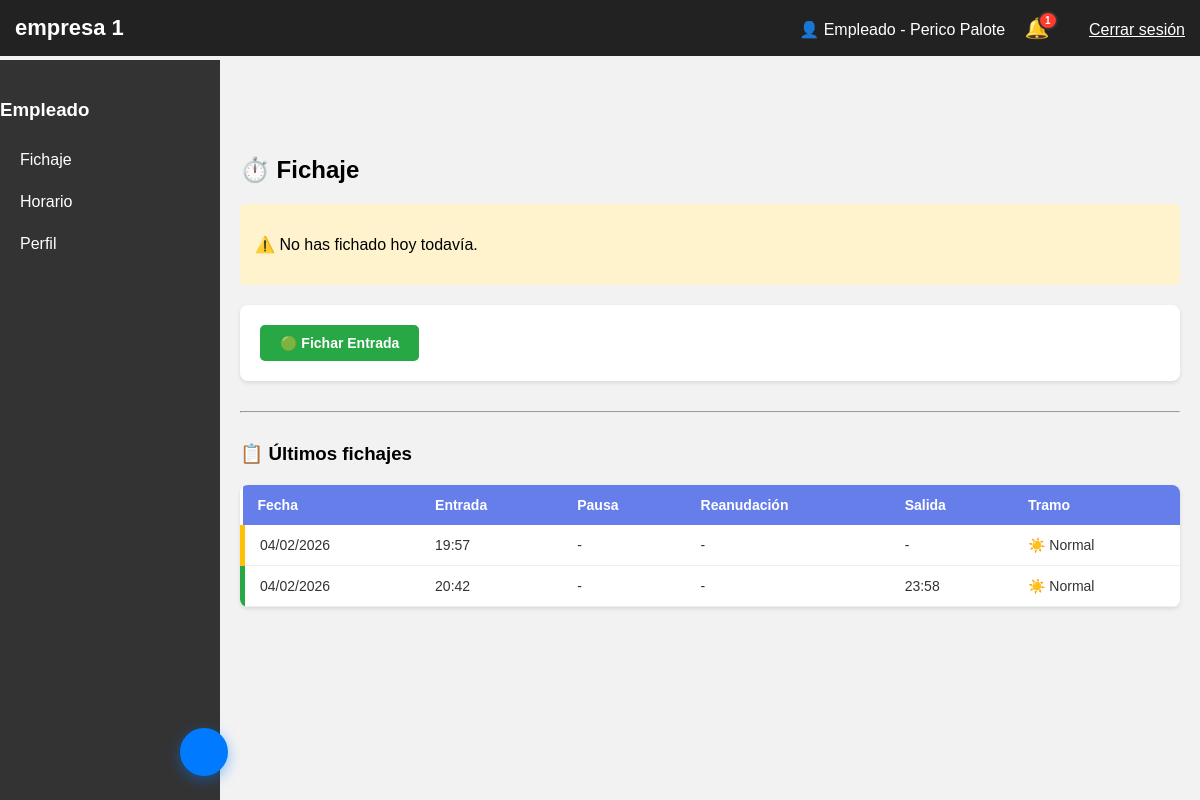
/panel.php (signed in), run on the app's committed database.
### tables this page shows
CREATE TABLE `fichaje` (
  `id_fichaje` int(11) NOT NULL,
  `id_usuario` int(11) NOT NULL,
  `fecha` date NOT NULL,
  `hora_entrada` time DEFAULT NULL,
  `hora_pausa` time DEFAULT NULL,
  `hora_reanudacion` time DEFAULT NULL,
  `hora_salida` time DEFAULT NULL,
  `tipo` varchar(50) DEFAULT NULL,
  `observaciones` text DEFAULT NULL
);

### secciones/fichaje.php (the view, shortened to what this page needs)
<link rel="stylesheet" href="css/fichaje.css">
<?php
$tienePartidaM = false;
$tienePartidaT = false;
$hiM = $hfM = $hiT = $hfT = null;
$esPartida = $tienePartidaM || $tienePartidaT;
$sqlF = "SELECT * FROM FICHAJE WHERE id_usuario = :idu AND fecha = CURDATE() ORDER BY id_fichaje ASC";
$stmtF = $pdo->prepare($sqlF);
$stmtF->execute(['idu' => $usuario['id']]);
$fichajesHoy = $stmtF->fetchAll(PDO::FETCH_ASSOC);
$fichajeHoy   = $fichajesHoy[0] ?? null;
$fichajeTarde = $fichajesHoy[1] ?? null;
$mostrarEntrada  = !$fichajeHoy || $fichajeHoy['hora_salida'] !== null;
$mananaCerrado   = $fichajeHoy && $fichajeHoy['hora_salida'] !== null;
$pMostrarEntM    = !$fichajeHoy;
$pMostrarSalM    = $fichajeHoy && $fichajeHoy['hora_entrada'] !== null && $fichajeHoy['hora_salida'] === null;
$pMostrarEntT    = $mananaCerrado && (!$fichajeTarde || $fichajeTarde['hora_salida'] !== null);
$pMostrarSalT    = $fichajeTarde && $fichajeTarde['hora_entrada'] !== null && $fichajeTarde['hora_salida'] === null;
$jornadaCompleta = $mananaCerrado && $fichajeTarde && $fichajeTarde['hora_salida'] !== null;
$ip_usuario = $_SERVER['REMOTE_ADDR'];
$acceso_permitido = (
    $ip_usuario === IP_OFICINA ||
    strpos($ip_usuario, RANGO_LOCAL) === 0 ||
    $ip_usuario === '127.0.0.1' ||
    $ip_usuario === '::1'
);
?>
<h2>⏱️ Fichaje</h2>
<?php if ($esPartida): ?>
    <!-- ======================================
         JORNADA PARTIDA
    ======================================= -->
    <div style="background:#e8eaf6;border-left:4px solid #3f51b5;padding:15px;border-radius:5px;margin-bottom:15px;">
        <p><strong>📋 Hoy tienes una <u>jornada partida</u></strong></p>
        <?php if ($tienePartidaM): ?>
            <p>🌅 Mañana: <strong><?= substr($hiM,0,5) ?> – <?= substr($hfM,0,5) ?></strong></p>
        <?php endif; ?>
        <?php if ($tienePartidaT): ?>
            <p>🌆 Tarde: <strong><?= substr($hiT,0,5) ?> – <?= substr($hfT,0,5) ?></strong></p>
        <?php endif; ?>
    </div>
    <div style="display:grid;grid-template-columns:1fr 1fr;gap:10px;margin-bottom:20px;">
        <div style="background:#f0f4ff;padding:15px;border-radius:5px;">
            <p><strong>🌅 Tramo Mañana</strong></p>
            <?php if ($fichajeHoy): ?>
                <p>▶️ Entrada: <strong><?= substr($fichajeHoy['hora_entrada'],0,5) ?? '-' ?></strong></p>
                <p>🏁 Salida: <strong><?= $fichajeHoy['hora_salida'] ? substr($fichajeHoy['hora_salida'],0,5) : '—' ?></strong></p>
            <?php else: ?>
                <p style="color:#888;">Sin fichar</p>
            <?php endif; ?>
        </div>
        <div style="background:#fce4ec;padding:15px;border-radius:5px;">
            <p><strong>🌆 Tramo Tarde</strong></p>
            <?php if ($fichajeTarde): ?>
                <p>▶️ Entrada: <strong><?= substr($fichajeTarde['hora_entrada'],0,5) ?? '-' ?></strong></p>
                <p>🏁 Salida: <strong><?= $fichajeTarde['hora_salida'] ? substr($fichajeTarde['hora_salida'],0,5) : '—' ?></strong></p>
            <?php else: ?>
                <p style="color:#888;">Sin fichar</p>
            <?php endif; ?>
        </div>
    </div>
    <div class="fichaje-panel">
        <?php if ($acceso_permitido): ?>
            <form action="secciones/fichaje_accion.php" method="POST">
                <?php if ($jornadaCompleta): ?>
                    <p style="color:#28a745;font-weight:bold;padding:10px;">✅ Jornada partida completada</p>
                <?php else: ?>
                    <?php if ($pMostrarEntM): ?>
                        <button type="submit" name="accion" value="entrada" class="btn-fichaje btn-entrada">🟢 Entrada Mañana</button>
                    <?php endif; ?>
                    <?php if ($pMostrarSalM): ?>
                        <button type="submit" name="accion" value="salida" class="btn-fichaje btn-salida">🔴 Salida Mañana</button>
                    <?php endif; ?>
                    <?php if ($pMostrarEntT): ?>
                        <button type="submit" name="accion" value="entrada_tarde" class="btn-fichaje btn-reanudar" style="background:#3f51b5;">🟣 Entrada Tarde</button>
                    <?php endif; ?>
                    <?php if ($pMostrarSalT): ?>
                        <button type="submit" name="accion" value="salida_tarde" class="btn-fichaje btn-salida" style="background:#880e4f;">🟤 Salida Tarde</button>
                    <?php endif; ?>
                <?php endif; ?>
            </form>
        <?php else: ?>
            <div style="background:#fff3f3;color:#d32f2f;padding:20px;border-radius:8px;border:1px solid #ffcdd2;text-align:center;">
                <strong>🚫 Acceso Restringido</strong>
                <p style="margin:10px 0 0;">Solo puedes fichar desde la red del despacho.</p>
                <small>Tu IP: <?= $ip_usuario ?></small>
            </div>
        <?php endif; ?>
    </div>
<?php else: ?>
    <?php if($fichajeHoy): ?>
        <div style="background:#cacacaa8;padding:15px;border-radius:5px;margin-bottom:20px;">
            <p><strong>Estado del fichaje de hoy:</strong></p>
            <p>🕐 Entrada: <strong><?= $fichajeHoy['hora_entrada'] ?? '-' ?></strong></p>
            <p>⏸️ Pausa: <strong><?= $fichajeHoy['hora_pausa'] ?? '-' ?></strong></p>
            <p>▶️ Reanudación: <strong><?= $fichajeHoy['hora_reanudacion'] ?? '-' ?></strong></p>
            <p>🏁 Salida: <strong><?= $fichajeHoy['hora_salida'] ?? '-' ?></strong></p>
        </div>
    <?php else: ?>
        <div style="background:#fff3cd;padding:15px;border-radius:5px;margin-bottom:20px;">
            <p>⚠️ No has fichado hoy todavía.</p>
        </div>
    <?php endif; ?>
    <div class="fichaje-panel">
        <?php if ($acceso_permitido): ?>
            <form action="secciones/fichaje_accion.php" method="POST">
                <?php if($mostrarEntrada): ?>
                    <button type="submit" name="accion" value="entrada" class="btn-fichaje btn-entrada">🟢 Fichar Entrada</button>
                <?php endif; ?>
            </form>
        <?php endif; ?>
    </div>
<?php endif; ?>
<hr style="margin:30px 0;">
<h3>📋 Últimos fichajes</h3>
<?php
$sqlH = "SELECT * FROM FICHAJE WHERE id_usuario = :idu ORDER BY fecha DESC, id_fichaje DESC LIMIT 10";
$stmtHL = $pdo->prepare($sqlH);
$stmtHL->execute(['idu' => $usuario['id']]);
$historial = $stmtHL->fetchAll(PDO::FETCH_ASSOC);
if(count($historial) > 0):
?>
<div class="table-container">
    <table class="fichajes-table">
        <thead>
            <tr>
                <th>Fecha</th><th>Entrada</th><th>Pausa</th><th>Reanudación</th><th>Salida</th><th>Tramo</th>
            </tr>
        </thead>
        <tbody>
            <?php foreach($historial as $f):
                $tipo_f = $f['tipo'] ?? 'normal';
                $claseF = $f['hora_salida'] ? 'fila-completo' : 'fila-proceso';
                $tramoLabel = match($tipo_f) {
                    'partida_tarde'  => '🌆 Tarde',
                    default          => '☀️ Normal'
                };
            ?>
            <tr class="<?= $claseF ?>">
                <td><?= date('d/m/Y', strtotime($f['fecha'])) ?></td>
                <td><?= $f['hora_entrada'] ? substr($f['hora_entrada'],0,5) : '-' ?></td>
                <td><?= $f['hora_pausa'] ? substr($f['hora_pausa'],0,5) : '-' ?></td>
                <td><?= $f['hora_reanudacion'] ? substr($f['hora_reanudacion'],0,5) : '-' ?></td>
                <td><?= $f['hora_salida'] ? substr($f['hora_salida'],0,5) : '-' ?></td>
                <td><?= $tramoLabel ?></td>
            </tr>
            <?php endforeach; ?>
        </tbody>
    </table>
</div>
<?php else: ?>
    <p>No hay fichajes registrados.</p>
<?php endif; ?>

### css/empresa_1.css (style rules this page uses)
body { margin:0; font-family: Arial; background:#f2f2f2; }

### css/fichaje.css (style rules this page uses)
.fichaje-panel { background: white; padding: 20px; border-radius: 8px; margin-bottom: 20px; box-shadow: 0 2px 4px rgba(0,0,0,0.1); display: flex; gap: 10px; flex-wrap: wrap; }
.btn-fichaje { padding: 10px 20px; border: none; border-radius: 5px; cursor: pointer; font-weight: 600; font-size: 14px; color: white; transition: background 0.2s; }
.btn-entrada { background: #28a745; }
.table-container { background: white; border-radius: 8px; overflow: hidden; box-shadow: 0 2px 4px rgba(0,0,0,0.1); margin-top: 20px; }
.fichajes-table { width: 100%; border-collapse: collapse; font-size: 14px; background-color: white; }
.fichajes-table th { background: #667eea; color: white; padding: 12px 15px; text-align: left; font-weight: 600; }
.fichajes-table td { padding: 12px 15px; border-bottom: 1px solid #eee; color: #333; }
.fila-completo td:first-child { border-left: 5px solid #28a745 !important; }
.fila-proceso td:first-child { border-left: 5px solid #ffc107 !important; }

### data on the page
fichaje: fecha "04/02/2026", hora_entrada "19:57", tipo "☀️ Normal"
fichaje: fecha "04/02/2026", hora_entrada "20:42", hora_salida "23:58", tipo "☀️ Normal"

### other printed values
$nombreEmpresa "empresa 1"
$usuario['nombre'] . ' ' . $usuario['apellidos'] "Perico Palote"
$badge "1"
